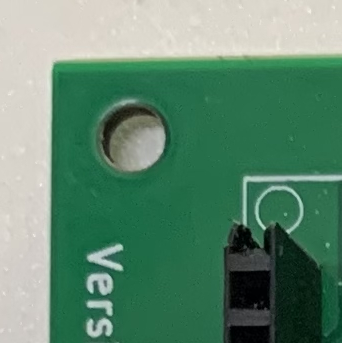
#> input picture base/tile_r0_c0.png, 342 x 343 px
$ python stitch_tiles.py --tiles_dir ../../base --out_root out.png
#> lines starting #> are read from the running program, lines starting #| are printed output that depends on the picture; after the words box and inside, x2 and y2 are one past the last pixel; in counts of white or black regions, pixels touching at a corner belong together
import cv2
import numpy as np
from pathlib import Path
from collections import deque
import re
import sys
import time
from datetime import datetime
import argparse  # Thêm thư viện xử lý tham số dòng lệnh

# ==========================================
# 1. LOGGING & UTILS
# ==========================================
class StitchLogger:
    def __init__(self, verbose=True):
        self.verbose = verbose
    def log(self, level, message):
        if self.verbose: print(f"[{datetime.now().strftime('%H:%M:%S')}] [{level}] {message}")
    def progress(self, message, percentage):
        if self.verbose:
            sys.stdout.write(f"\r[{percentage}%] {message}")
            sys.stdout.flush()
            if percentage == 100: print()

IMAGE_EXTS = {".png", ".jpg", ".jpeg", ".bmp", ".tif", ".tiff"}

def list_images(folder: Path):
    if not folder.exists() or not folder.is_dir(): return []
    return sorted([p for p in folder.iterdir() if p.suffix.lower() in IMAGE_EXTS])

def parse_grid_tiles(folder: Path, logger=None):
    clean_path_str = str(folder).strip().strip('"').strip("'")
    folder_path = Path(clean_path_str)
    if not folder_path.exists(): return [], 0, 0, None

    tiles = []
    # Regex bắt rX_cY
    patterns = [re.compile(r'tile[_-]?r(\d+)[_-]?c(\d+)', re.IGNORECASE), re.compile(r'(\d+)[-_](\d+)')]
    files = list_images(folder_path)

    for f in files:
        r, c = -1, -1
        for pat in patterns:
            m = pat.search(f.stem)
            if m:
                r, c = int(m.group(1)), int(m.group(2))
                break
        if r != -1 and c != -1:
            tiles.append({'r': r, 'c': c, 'path': f})

    if not tiles: return [], 0, 0, None
    max_r = max(t['r'] for t in tiles)
    max_c = max(t['c'] for t in tiles)
    tile_map = {(t['r'], t['c']): t['path'] for t in tiles}

    if logger: logger.log("INFO", f"Found {len(tiles)} tiles in {folder.name}")
    return tiles, max_r+1, max_c+1, tile_map

# ==========================================
# 2. ANALYSIS
# ==========================================
def analyze_geometry(tiles, tile_map, logger):
    img0 = cv2.imread(str(tiles[0]['path']))
    h, w = img0.shape[:2]
    sift = cv2.SIFT_create(nfeatures=2000)

    angles = []
    pairs = []
    for t in tiles:
        if len(pairs) > 50: break
        r, c = t['r'], t['c']
        if (r, c+1) in tile_map: pairs.append(((r,c), (r,c+1)))

    for idx1, idx2 in pairs:
        try:
            img1 = cv2.imread(str(tile_map[idx1]), 0)
            img2 = cv2.imread(str(tile_map[idx2]), 0)
            kp1, des1 = sift.detectAndCompute(img1, None)
            kp2, des2 = sift.detectAndCompute(img2, None)
            if des1 is None or des2 is None: continue
            matches = cv2.BFMatcher().knnMatch(des1, des2, k=2)
            good = [m for m, n in matches if m.distance < 0.75 * n.distance]
            if len(good) > 10:
                pts1 = np.float32([kp1[m.queryIdx].pt for m in good])
                pts2 = np.float32([kp2[m.trainIdx].pt for m in good])
                M, _ = cv2.estimateAffinePartial2D(pts1, pts2, method=cv2.RANSAC)
                if M is not None:
                    ang = np.degrees(np.arctan2(M[1,0], M[0,0]))
                    if abs(ang) < 20: angles.append(ang)
        except: continue

    global_angle = np.median(angles) if angles else 0.0
    logger.log("INFO", f"Detected Global Angle: {global_angle:.2f} degrees")
    return global_angle, w, h

# ==========================================
# 3. THUẬT TOÁN 1: CHAIN STITCHING (Rotated)
# ==========================================
# [63 lines left out: function solve_chain_stitching, not called in this run]

# ==========================================
# 4. THUẬT TOÁN 2: RIGID GRID (Noisy/Blur)
# ==========================================
def solve_grid_stitching(rows, cols, tile_map, w, h, logger):
    logger.log("INFO", "Mode: RIGID GRID")

    sift = cv2.SIFT_create(nfeatures=2000)
    steps_x, steps_y = [], []

    pairs = []
    for t in tile_map:
        r, c = t
        if (r, c+1) in tile_map: pairs.append(((r,c), (r,c+1), 'H'))
        if (r+1, c) in tile_map: pairs.append(((r,c), (r+1,c), 'V'))
        if len(pairs) > 50: break

    for idx1, idx2, direction in pairs:
        try:
            img1 = cv2.imread(str(tile_map[idx1]), 0)
            img2 = cv2.imread(str(tile_map[idx2]), 0)
            kp1, des1 = sift.detectAndCompute(img1, None)
            kp2, des2 = sift.detectAndCompute(img2, None)
            if des1 is None or des2 is None: continue

            matches = cv2.BFMatcher().knnMatch(des1, des2, k=2)
            good = [m for m, n in matches if m.distance < 0.7 * n.distance]

            if len(good) > 10:
                pts1 = np.float32([kp1[m.queryIdx].pt for m in good])
                pts2 = np.float32([kp2[m.trainIdx].pt for m in good])
                diff = np.median(pts1 - pts2, axis=0)
                if direction == 'H' and abs(diff[0]) > w*0.5: steps_x.append(abs(diff[0]))
                if direction == 'V' and abs(diff[1]) > h*0.5: steps_y.append(abs(diff[1]))
        except: continue

    step_x = np.median(steps_x) if steps_x else w * 0.85
    step_y = np.median(steps_y) if steps_y else h * 0.85

    global_H = {}
    for r in range(rows):
        for c in range(cols):
            if (r,c) not in tile_map: continue
            M = np.eye(3, dtype=np.float32)
            M[0, 2] = c * step_x
            M[1, 2] = r * step_y
            global_H[(r,c)] = M

    return global_H

# ==========================================
# 5. RENDER (FIX LỖ ĐEN)
# ==========================================
def render_safe(global_H, tile_map, w, h, out_file, logger):
    logger.progress("Rendering...", 90)

    all_corners = []
    base_corners = np.float32([[0,0], [w,0], [w,h], [0,h]]).reshape(-1,1,2)

    for M in global_H.values():
        corners = cv2.perspectiveTransform(base_corners, M)
        all_corners.append(corners)

    all_pts = np.concatenate(all_corners, axis=0)
    xmin, ymin = np.int32(all_pts.min(axis=0).ravel())
    xmax, ymax = np.int32(all_pts.max(axis=0).ravel())

    W_canvas = int(xmax - xmin)
    H_canvas = int(ymax - ymin)

    if W_canvas * H_canvas > 2_000_000_000:
        logger.log("ERROR", "Canvas too huge!")
        return False

    canvas = np.zeros((H_canvas, W_canvas, 3), dtype=np.float32)
    weights = np.zeros((H_canvas, W_canvas), dtype=np.float32)

    T_off = np.array([[1, 0, -xmin], [0, 1, -ymin], [0, 0, 1]], dtype=np.float32)

    for (r,c), M in global_H.items():
        if (r,c) not in tile_map: continue
        img = cv2.imread(str(tile_map[(r,c)]))
        if img is None: continue

        Final_M = T_off @ M

        # Warp Ảnh
        warped_img = cv2.warpPerspective(img.astype(np.float32), Final_M, (W_canvas, H_canvas))

        # Warp Mask (HARD MASK - KHÔNG LÀM MỀM)
        mask = np.ones((h, w), dtype=np.float32)
        warped_mask = cv2.warpPerspective(mask, Final_M, (W_canvas, H_canvas))

        canvas += warped_img * warped_mask[..., None]
        weights += warped_mask

    # Chuẩn hóa
    mask = weights > 0.001
    canvas[mask] /= weights[mask, np.newaxis]
    final = np.clip(canvas, 0, 255).astype(np.uint8)

    try:
        Path(out_file).parent.mkdir(parents=True, exist_ok=True)
        cv2.imwrite(str(out_file), final)
        logger.log("SUCCESS", f"Saved: {out_file.name}")
        return True
    except Exception as e:
        logger.log("ERROR", f"Save Error: {e}")
        return False

# ==========================================
# 6. MAIN CONTROLLER (ĐÃ SỬA: NHẬN ARGUMENTS)
# ==========================================
def process_single_run(tiles_dir, out_file, logger):
    tiles_dir = Path(tiles_dir)
    out_file = Path(out_file)

    logger.log("INFO", f"Input Tiles: {tiles_dir}")
    logger.log("INFO", f"Output Target: {out_file}")

    tiles, rows, cols, tile_map = parse_grid_tiles(tiles_dir, logger)
    if not tiles:
        logger.log("ERROR", "No tiles found in directory!")
        return False

    angle, w, h = analyze_geometry(tiles, tile_map, logger)
#> in analyze_geometry, img0 is the input picture: shape (343, 342, 3); mean B, G, R 111.6, 135.8, 94.9
#> in analyze_geometry, `img1 = cv2.imread(str(tile_map[idx1]), 0)`:
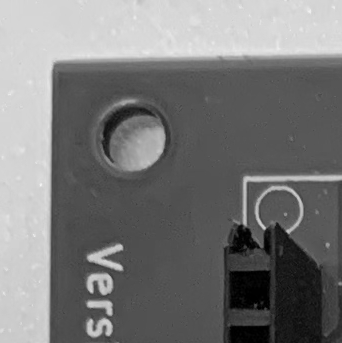
#> img1: shape (343, 342); min 0, max 246, mean 120.2
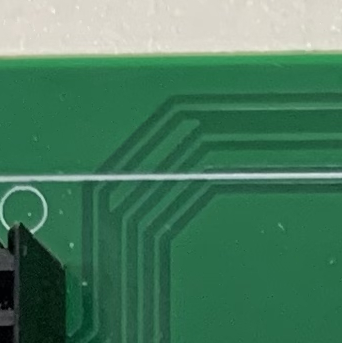
#> input picture base/tile_r0_c1.png, 342 x 343 px
#> in analyze_geometry, `img2 = cv2.imread(str(tile_map[idx2]), 0)`:
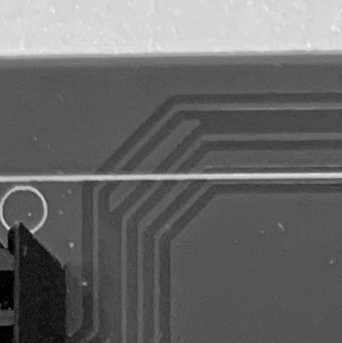
#> img2: shape (343, 342); min 0, max 242, mean 104.5
#> in analyze_geometry, `kp1, des1 = sift.detectAndCompute(img1, None)`: kp1 = 186 keypoints; strongest (x, y, size): (264, 228, 2.8), (91, 304, 5.6), (118, 267, 5.2), (288, 231, 3.3)
#> in analyze_geometry, `kp2, des2 = sift.detectAndCompute(img2, None)`: kp2 = 102 keypoints; strongest (x, y, size): (8, 228, 2.8), (32, 231, 3.3), (41, 224, 3.4), (84, 283, 2.7)
#> in analyze_geometry, `matches = cv2.BFMatcher().knnMatch(des1, des2, k=2)`: matches = 186 matches
#> in analyze_geometry, `good = [m for m, n in matches if m.distance < 0.75 * n.distance]`: good = 70 matches
#> in analyze_geometry, `pts1 = np.float32([kp1[m.queryIdx].pt for m in good])`: pts1 = 70 pairs, first value 233.8 to 327.4, second value 11.22 to 334.6
#> in analyze_geometry, `pts2 = np.float32([kp2[m.trainIdx].pt for m in good])`: pts2 = 70 pairs, first value 5.46 to 145.5, second value 11.22 to 334.6
#> in analyze_geometry, `M, _ = cv2.estimateAffinePartial2D(pts1, pts2, method=cv2.RANSAC)`: M = [[1, 0.000193, -256], [-0.000193, 1, 0.0795]]
#> in analyze_geometry, `ang = np.degrees(np.arctan2(M[1,0], M[0,0]))`: ang = -0.011
#> angle = -0.011; w = 342; h = 343

    # HYBRID LOGIC
    if abs(angle) > 0.5:
        transforms = solve_chain_stitching(rows, cols, tile_map, w, h, logger)
    else:
        transforms = solve_grid_stitching(rows, cols, tile_map, w, h, logger)
#> in solve_grid_stitching, `matches = cv2.BFMatcher().knnMatch(des1, des2, k=2)`: matches = 186 matches
#> in solve_grid_stitching, `good = [m for m, n in matches if m.distance < 0.7 * n.distance]`: good = 69 matches
#> in solve_grid_stitching, `pts1 = np.float32([kp1[m.queryIdx].pt for m in good])`: pts1 = 69 pairs, first value 233.8 to 327.4, second value 11.22 to 334.6
#> in solve_grid_stitching, `pts2 = np.float32([kp2[m.trainIdx].pt for m in good])`: pts2 = 69 pairs, first value 5.46 to 145.5, second value 11.22 to 334.6
#> in solve_grid_stitching, `diff = np.median(pts1 - pts2, axis=0)`: diff = [256, 0]
#> in solve_grid_stitching, `step_x = np.median(steps_x) if steps_x else w * 0.85`: step_x = 256
#> in solve_grid_stitching, `step_y = np.median(steps_y) if steps_y else h * 0.85`: step_y = 291.6
#> after the loop in solve_grid_stitching, `for r in range(rows):`: global_H = {(0, 0): [[1, 0, 0], [0, 1, 0], [0, 0, 1]], (0, 1): [[1, 0, 256], [0, 1, 0], [0, 0, 1]]}
#> transforms has the same summary as global_H in solve_grid_stitching

    return render_safe(transforms, tile_map, w, h, out_file, logger)
#> in render_safe, `base_corners = np.float32([[0,0], [w,0], [w,h], [0,h]]).reshape(-1,1,2)`: base_corners = [[0, 0], [342, 0], [342, 343], [0, 343]]
#> the loop in render_safe, `for M in global_H.values():` made 2 passes
#> (M, corners) on passes 1 to 2: ([[1, 0, 0], [0, 1, 0], [0, 0, 1]], [[0, 0], [342, 0], [342, 343], [0, 343]]), ([[1, 0, 256], [0, 1, 0], [0, 0, 1]], [[256, 0], [598, 0], [598, 343], [256, 343]])
#> after the loop in render_safe, `for M in global_H.values():`: all_corners = [[[0, 0], [342, 0], [342, 343], [0, 343]], [[256, 0], [598, 0], [598, 343], [256, 343]]]
#> in render_safe, `all_pts = np.concatenate(all_corners, axis=0)`: all_pts = [[0, 0], [342, 0], [342, 343], [0, 343], [256, 0], [598, 0], [598, 343], [256, 343]]
#> in render_safe, `xmin, ymin = np.int32(all_pts.min(axis=0).ravel())`: xmin = 0
#> in render_safe, `xmax, ymax = np.int32(all_pts.max(axis=0).ravel())`: xmax = 598; ymax = 343
#> in render_safe, `W_canvas = int(xmax - xmin)`: W_canvas = 598
#> in render_safe, `H_canvas = int(ymax - ymin)`: H_canvas = 343
#> in render_safe, `T_off = np.array([[1, 0, -xmin], [0, 1, -ymin], [0, 0, 1]], dtype=np.f..`: T_off = [[1, 0, 0], [0, 1, 0], [0, 0, 1]]
#> in render_safe, `warped_img = cv2.warpPerspective(img.astype(np.float32), Final_M, (W_c..`:
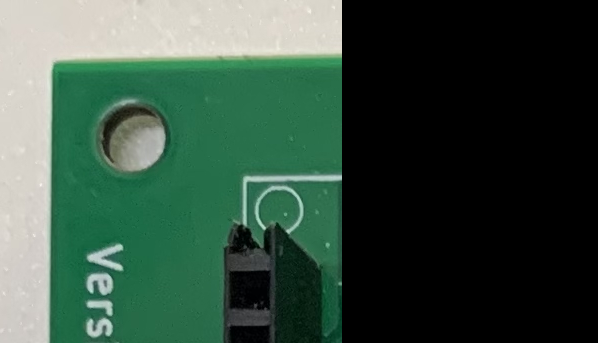
#> warped_img: shape (343, 598, 3) float32; mean B, G, R 63.8, 77.7, 54.3
#> in render_safe, `warped_mask = cv2.warpPerspective(mask, Final_M, (W_canvas, H_canvas))`:
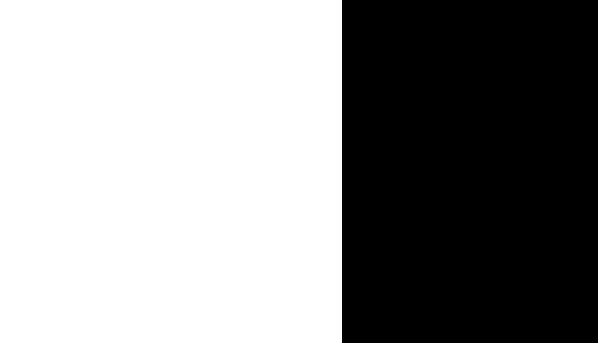
#> warped_mask: shape (343, 598) float32; values 0 (black) and 1 (white), 57.2% white; 1 black region, box (x1, y1, x2, y2) and area: (342, 0, 598, 343) 87808
#> in render_safe, `warped_mask = cv2.warpPerspective(mask, Final_M, (W_canvas, H_canvas))`: mask: shape (343, 342) float32; every value is 1
#> in render_safe, `mask = weights > 0.001`: mask: shape (343, 598) bool; every value is 1
#> in render_safe, `canvas[mask] /= weights[mask, np.newaxis]`:
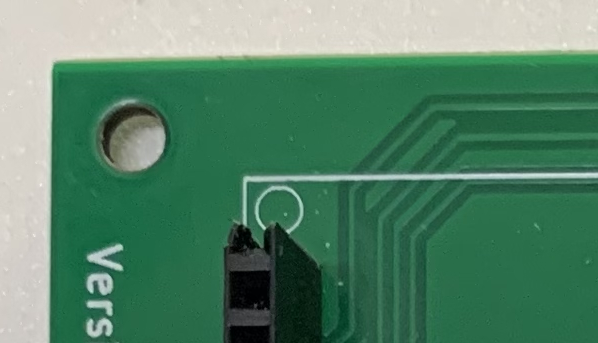
#> canvas: shape (343, 598, 3) float32; mean B, G, R 105.4, 132, 85.7

if __name__ == "__main__":
    # KHỞI TẠO ARGPARSE ĐỂ NHẬN LỆNH TỪ APP C#
    parser = argparse.ArgumentParser(description="Stitch Tiles Single Run")
    parser.add_argument("--tiles_dir", type=str, required=True, help="Path to input tiles folder")
    parser.add_argument("--out_root", type=str, required=True, help="Full path for output image")

    # Các tham số phụ (để tương thích lệnh gọi cũ, có thể không dùng)
    parser.add_argument("--mode", type=str, default="stitch")
    parser.add_argument("--nfeatures", type=int, default=5000)
    parser.add_argument("--overlap", type=float, default=0.25)

    args = parser.parse_args()

    logger = StitchLogger()
    logger.log("START", "Initializing Stitching Engine...")

    try:
        success = process_single_run(args.tiles_dir, args.out_root, logger)
#> success = True
        if not success:
            sys.exit(1) # Trả về lỗi để App biết
    except Exception as e:
        logger.log("CRITICAL", f"Unhandled Exception: {e}")
        sys.exit(1)
